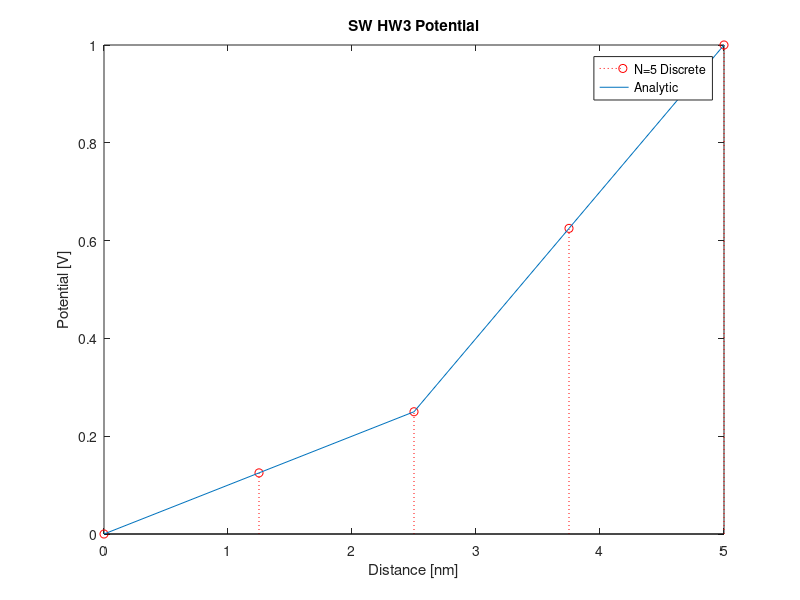

Write the MATLAB code that produced this figure.
close all;
clear all;

N = 5; %%N = 5,50,500

E_0 = 8.8541878176e-12; %Permittivity(F/m)
E_r1 = 11.7; %Relative Permittivity of Si
E_r2 = 3.9; %Relative Permittivity of SiO2
E_1 = E_0 * E_r1;
E_2 = E_0 * E_r2;

T = 5e-9; %%5nm Thickness (Space divided 2.5nm/2.nm)


Equation_A = [1 0 0 0 0; E_1 (-2*E_1) E_1 0 0; 0 E_1 -(E_1+E_2) E_2 0; 0 0 E_2 (-2*E_2) E_2; 0 0 0 0 1];
Equation_B = [0;0;0;0;1];
X = Equation_A \ Equation_B;%Potential value

C_1 = E_1/(T/2);%Capacitance of Si(F/cm^2)
C_2 = E_2/(T-T/2);%Capacitance of Si(F/cm^2)
C_Total = (1/C_1 + 1/C_2)^-1;

sprintf('%0.10f',C_1)%%[F/cm^2]
sprintf('%0.10f',C_2)%%[F/cm^2]
sprintf('%0.10f',C_Total)%%[F/cm^2]


Equation_Analytic_Total = ones(1,5);
iter = 1;
for distance_x_2=0 : 5/4 : 5;
    if(distance_x_2 <= 2.5)
        Equation_Analytic_Total(1,iter) = (X(3)/(T/2))*distance_x_2*(1e-9);
    else
        Equation_Analytic_Total(1,iter) = ((X(5)-X(3))/(T-T/2))*(distance_x_2-2.5)*(1e-9) + X(3);
    end
    iter = iter + 1;
end
%%%%%%%%%%%%%%%%%%%%

distance_x_2 = 0:5/4:5;

 figure(1)
 distance_x = 0:5/4:5;%distance(5/4nm space)
 stem(distance_x,X,'r','LineStyle',':');
 hold on;
 plot(distance_x_2,Equation_Analytic_Total);
 title('SW HW3 Potential');
 xlabel('Distance [nm]');
 ylabel('Potential [V]');
 legend('N=5 Discrete','Analytic','Location','best');





